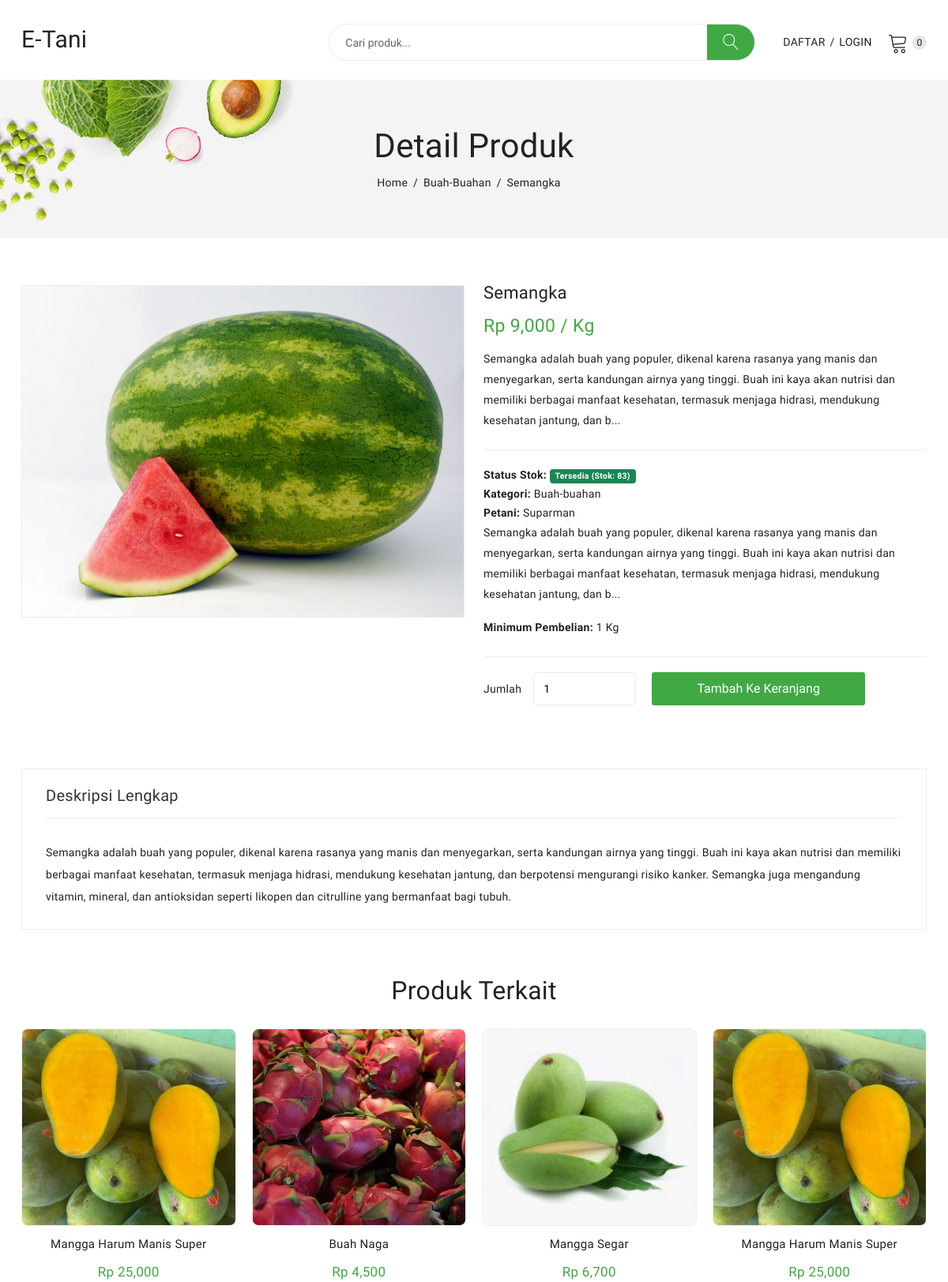
Screenshot of /detail_produk.php?id=7 with the database file from the repository.
### tables this page shows
CREATE TABLE `produk` (
  `id_produk` int(11) NOT NULL,
  `id_petani` int(11) NOT NULL,
  `id_kategori` int(11) NOT NULL,
  `nama_produk` varchar(255) NOT NULL,
  `deskripsi` text NOT NULL,
  `harga` decimal(10,0) NOT NULL,
  `satuan` varchar(20) NOT NULL COMMENT 'Contoh: kg, ikat, buah',
  `stok` int(11) NOT NULL,
  `foto_produk` varchar(255) NOT NULL,
  `status_produk` enum('Tersedia','Habis') NOT NULL DEFAULT 'Tersedia',
  `tgl_upload` timestamp NULL DEFAULT current_timestamp(),
  `minimum_pembelian` int(11) DEFAULT 1
);

CREATE TABLE `kategori_produk` (
  `id_kategori` int(11) NOT NULL,
  `nama_kategori` varchar(100) NOT NULL
);

CREATE TABLE `petani` (
  `id_petani` int(11) NOT NULL,
  `nama_petani` varchar(100) NOT NULL,
  `email` varchar(100) NOT NULL,
  `password` varchar(255) NOT NULL,
  `telp` varchar(20) NOT NULL,
  `alamat_petani` text NOT NULL,
  `foto_petani` varchar(255) DEFAULT 'default.png',
  `status_akun` enum('Aktif','Non-Aktif','Menunggu Verifikasi') NOT NULL DEFAULT 'Menunggu Verifikasi'
);

### detail_produk.php (the view, shortened to what this page needs)
<?php
include 'admin/inc/koneksi.php';
$id_produk = (int)$_GET['id'];
$query_produk = $con->query("SELECT
                                p.*,
                                k.nama_kategori,
                                pt.nama_petani
                            FROM produk p
                            JOIN kategori_produk k ON p.id_kategori = k.id_kategori
                            JOIN petani pt ON p.id_petani = pt.id_petani
                            WHERE p.id_produk = '$id_produk' AND p.status_produk = 'Tersedia'");
$produk = $query_produk->fetch_assoc();
include 'header.php';
$id_kategori_terkait = $produk['id_kategori'];
$query_terkait = $con->query("SELECT * FROM produk
                              WHERE id_kategori = '$id_kategori_terkait'
                              AND id_produk != '$id_produk'
                              AND status_produk = 'Tersedia'
                              LIMIT 4");
?>
<div class="breadcrumbs_area">
    <div class="container">
        <div class="row">
            <div class="col-12">
                <div class="breadcrumb_content">
                    <h3>Detail Produk</h3>
                    <ul>
                        <li><a href="index.php">Home</a></li>
                        <li><a href="index.php?kategori=<?= $produk['id_kategori']; ?>"><?= $produk['nama_kategori']; ?></a></li>
                        <li><?= htmlspecialchars($produk['nama_produk']); ?></li>
                    </ul>
                </div>
            </div>
        </div>
    </div>
</div>
<div class="product_details mt-60 mb-60">
    <div class="container">
        <div class="row">
            <div class="col-lg-6 col-md-6">
                <div class="product-details-tab">
                    <div id="img-1" class="zoomWrapper single-zoom">
                        <a href="#">
                            <img id="zoom1" src="admin/images/produk/<?= $produk['foto_produk']; ?>" data-zoom-image="admin/images/produk/<?= $produk['foto_produk']; ?>" alt="Foto Produk">
                        </a>
                    </div>
                </div>
            </div>
            <div class="col-lg-6 col-md-6">
                <div class="product_d_right">
                    <form action="keranjang.php?aksi=tambah&id=<?= $produk['id_produk']; ?>" method="POST">
                        <h1><?= htmlspecialchars($produk['nama_produk']); ?></h1>
                        <div class="price_box">
                            <span class="current_price">Rp <?= number_format($produk['harga']); ?> / <?= $produk['satuan']; ?></span>
                        </div>
                        <div class="product_desc">
                            <p><?= substr(strip_tags($produk['deskripsi']), 0, 250); ?>...</p>
                        </div>
                        <div class="product_variant_info">
                            <ul>
                                <li><b>Status Stok:</b>
                                    <?php if ($produk['stok'] > 0): ?>
                                        <span class="badge bg-success">Tersedia (Stok: <?= $produk['stok'] ?>)</span>
                                    <?php else: ?>
                                        <span class="badge bg-danger">Habis</span>
                                    <?php endif; ?>
                                </li>
                                <li><b>Kategori:</b> <a href="index.php?kategori=<?= $produk['id_kategori']; ?>"><?= $produk['nama_kategori']; ?></a></li>
                                <li><b>Petani:</b> <?= $produk['nama_petani']; ?></li>
                                <div class="product_desc">
                                    <p><?= substr(strip_tags($produk['deskripsi']), 0, 250); ?>...</p>
                                    <p><strong>Minimum Pembelian:</strong> <?= $produk['minimum_pembelian']; ?> <?= $produk['satuan']; ?></p>
                                </div>
                            </ul>
                        </div>
                        <?php if ($produk['stok'] > 0): ?>
                            <div class="product_variant quantity">
                                <label>Jumlah</label>
                                <input min="<?= $produk['minimum_pembelian']; ?>"
                                    max="<?= $produk['stok']; ?>"
                                    value="<?= $produk['minimum_pembelian']; ?>"
                                    type="number"
                                    name="jumlah"
                                    required>
                                <button class="button" type="submit">Tambah ke Keranjang</button>
                            </div>
                        <?php else: ?>
                            <div class="product_variant quantity">
                                <button class="button" type="button" disabled>Stok Habis</button>
                            </div>
                        <?php endif; ?>
                    </form>
                </div>
            </div>
        </div>
    </div>
</div>
<div class="product_d_info mb-60">
    <div class="container">
        <div class="row">
            <div class="col-12">
                <div class="product_d_inner">
                    <div class="product_info_button">
                        <ul class="nav" role="tablist">
                            <li>
                                <a class="active" data-bs-toggle="tab" href="#info" role="tab" aria-controls="info" aria-selected="false">Deskripsi Lengkap</a>
                            </li>
                        </ul>
                    </div>
                    <div class="tab-content">
                        <div class="tab-pane fade show active" id="info" role="tabpanel">
                            <div class="product_info_content">
                                <p><?= nl2br(htmlspecialchars($produk['deskripsi'])); ?></p>
                            </div>
                        </div>
                    </div>
                </div>
            </div>
        </div>
    </div>
</div>
<?php if ($query_terkait->num_rows > 0) : ?>
    <section class="related_product_area mb-50">
        <div class="container">
            <div class="row">
                <div class="col-12">
                    <div class="section_title">
                        <h2>Produk Terkait</h2>
                    </div>
                    <div class="product_carousel product_column4 owl-carousel">
                        <?php while ($terkait = $query_terkait->fetch_assoc()): ?>
                            <div class="single_product">
                                <div class="product_thumb">
                                    <a class="primary_img" href="detail_produk.php?id=<?= $terkait['id_produk']; ?>">
                                        <img class="gambar-produk-seragam" src="admin/images/produk/<?= $terkait['foto_produk']; ?>" alt="">
                                    </a>
                                </div>
                                <div class="product_content">
                                    <h4 class="product_name"><a href="detail_produk.php?id=<?= $terkait['id_produk']; ?>"><?= htmlspecialchars($terkait['nama_produk']); ?></a></h4>
                                    <div class="price_box">
                                        <span class="current_price">Rp <?= number_format($terkait['harga']); ?></span>
                                    </div>
                                </div>
                            </div>
                        <?php endwhile; ?>
                    </div>
                </div>
            </div>
        </div>
    </section>
<?php endif; ?>
<?php
include 'footer.php';
?>

### header.php (style rules this page uses)
.gambar-produk-seragam { width: 100%; height: 250px; object-fit: cover; border: 1px solid #eee; border-radius: 8px; }

### rows the page displays
produk: id_kategori.nama_kategori "Buah-Buahan", nama_produk "Semangka", foto_produk (picture), harga "9,000", satuan "Kg", deskripsi "Semangka adalah buah yang populer, dikenal karena rasanya yang manis dan menyegarkan, serta kandungan airnya yang tinggi. Buah ini kaya akan nutrisi dan memiliki berbagai manfaat kesehatan, termasuk menjaga hidrasi, mendukung kesehatan jantung, dan b", stok "83", id_kategori.nama_kategori "Buah-buahan", id_petani.nama_petani "Suparman", minimum_pembelian "1", jumlah "1", deskripsi "Semangka adalah buah yang populer, dikenal karena rasanya yang manis dan menyegarkan, serta kandungan airnya yang tinggi. Buah ini kaya akan nutrisi dan memiliki berbagai manfaat kesehatan, termasuk menjaga hidrasi, mendukung kesehatan jantung, dan berpotensi mengurangi risiko kanker. Semangka juga mengandung vitamin, mineral, dan antioksidan seperti likopen dan citrulline yang bermanfaat bagi tubuh."
produk: foto_produk (picture), nama_produk "Mangga Harum Manis Super", harga "25,000"
produk: foto_produk (picture), nama_produk "Buah Naga", harga "4,500"
produk: foto_produk (picture), nama_produk "Mangga Segar", harga "6,700"
